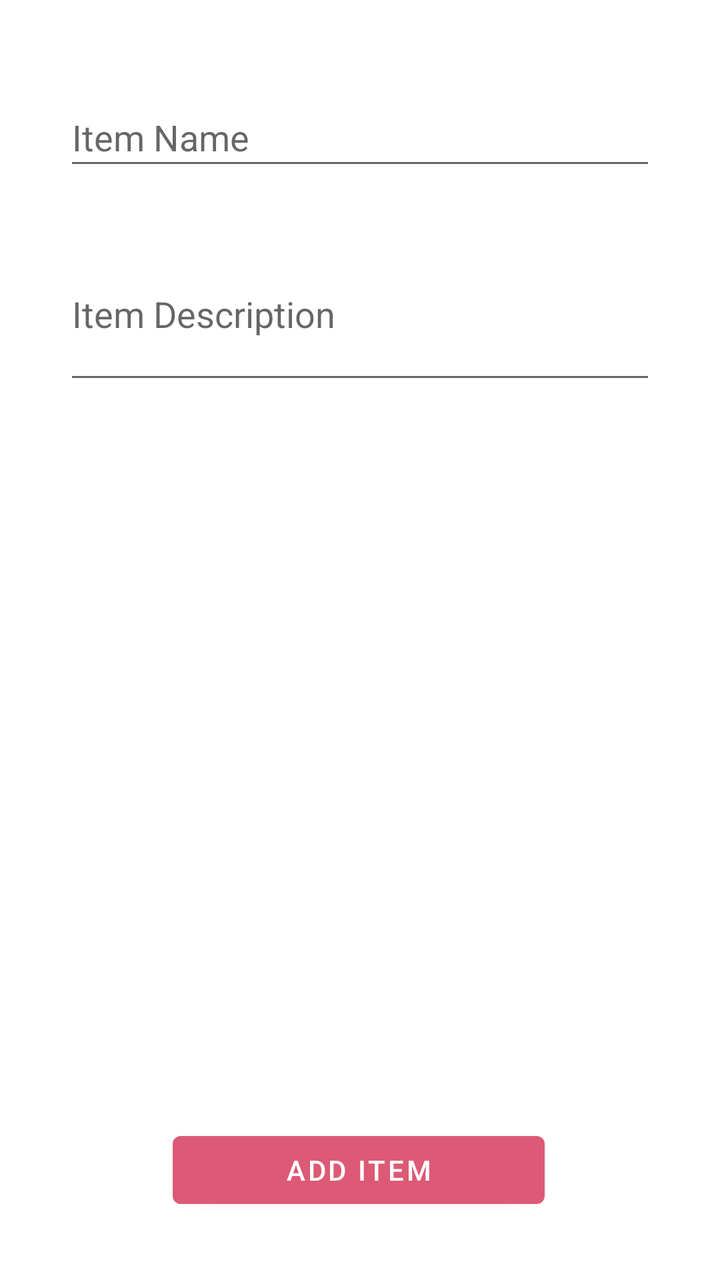
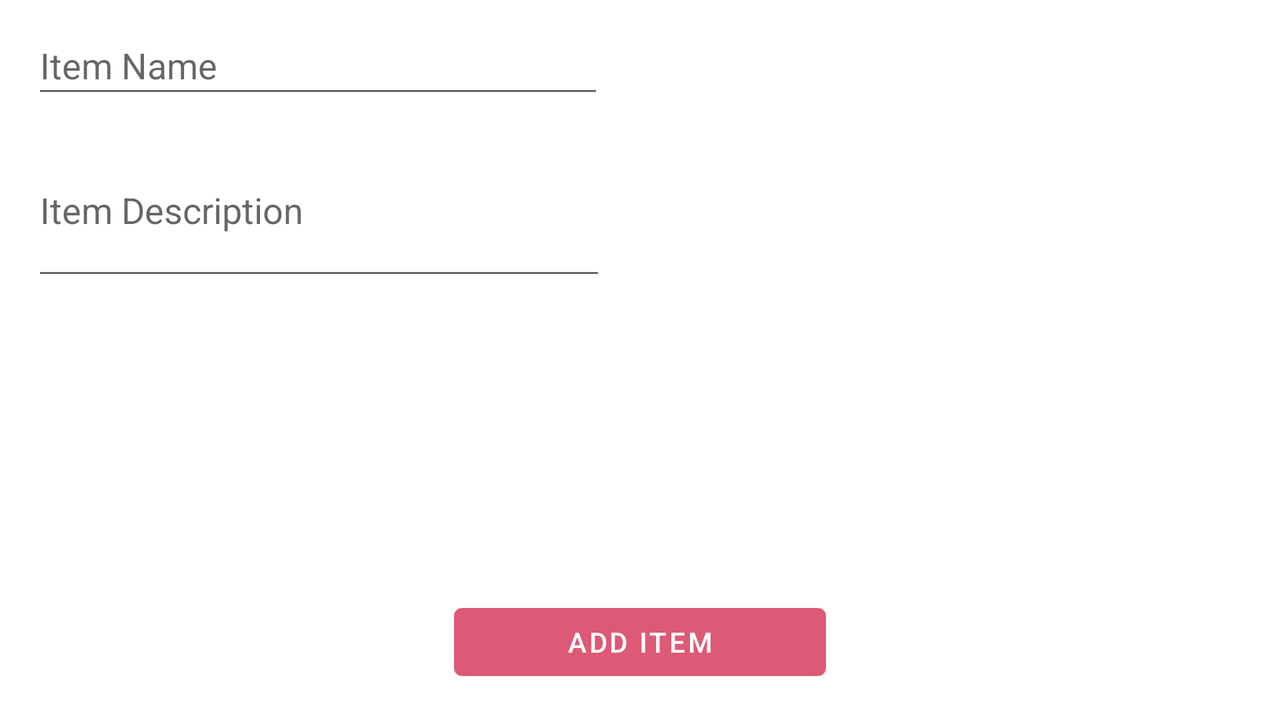

An Android layout and its configuration variant, each rendered on a device that would load it. The default file and the variant file are quoted in full after the pictures.
<!-- AndroidManifest.xml: application theme Theme.Swapsies -->
<!-- res/layout/fragment_additem.xml -->
<?xml version="1.0" encoding="utf-8"?>
<androidx.constraintlayout.widget.ConstraintLayout xmlns:android="http://schemas.android.com/apk/res/android"
    xmlns:app="http://schemas.android.com/apk/res-auto"
    xmlns:tools="http://schemas.android.com/tools"
    android:layout_width="match_parent"
    android:layout_height="match_parent"
    tools:context=".ui.additem.AddItemFragment">

    <EditText
        android:id="@+id/item_name_edit_text"
        android:layout_width="0dp"
        android:layout_height="46dp"
        android:layout_marginStart="32dp"
        android:layout_marginTop="44dp"
        android:layout_marginEnd="32dp"
        android:ems="10"
        android:hint="@string/item_name_et"
        android:inputType="textPersonName"
        android:maxLength="35"
        app:layout_constraintEnd_toEndOf="parent"
        app:layout_constraintStart_toStartOf="parent"
        app:layout_constraintTop_toTopOf="parent" />

    <EditText
        android:id="@+id/item_description_edit_text"
        android:layout_width="0dp"
        android:layout_height="83dp"
        android:layout_marginStart="32dp"
        android:layout_marginTop="24dp"
        android:layout_marginEnd="32dp"
        android:ems="10"
        android:hint="@string/item_desc_et"
        android:inputType="textMultiLine"
        android:maxLength="120"
        app:layout_constraintEnd_toEndOf="parent"
        app:layout_constraintStart_toStartOf="parent"
        app:layout_constraintTop_toBottomOf="@+id/item_name_edit_text" />

    <Button
        android:id="@+id/add_item_button"
        android:layout_width="186dp"
        android:layout_height="46dp"
        android:layout_marginBottom="32dp"
        android:text="@string/add_item_btn"
        app:layout_constraintBottom_toBottomOf="parent"
        app:layout_constraintEnd_toEndOf="parent"
        app:layout_constraintHorizontal_bias="0.497"
        app:layout_constraintStart_toStartOf="parent" />

    <ImageView
        android:id="@+id/item_image_view"
        android:layout_width="0dp"
        android:layout_height="0dp"
        android:layout_marginStart="32dp"
        android:layout_marginTop="32dp"
        android:layout_marginEnd="32dp"
        android:layout_marginBottom="32dp"
        android:contentDescription="@string/click_to_add_image"
        android:src="@drawable/ic_baseline_add_a_photo_24"
        app:layout_constraintBottom_toTopOf="@+id/add_item_button"
        app:layout_constraintEnd_toEndOf="parent"
        app:layout_constraintStart_toStartOf="parent"
        app:layout_constraintTop_toBottomOf="@+id/item_description_edit_text" />


</androidx.constraintlayout.widget.ConstraintLayout>
<!-- resources referenced by this layout -->
<resources>
  <string name="add_item_btn">Add Item</string>
  <string name="click_to_add_image">Click to add image</string>
  <string name="item_desc_et">Item Description</string>
  <string name="item_name_et">Item Name</string>
  <style name="Theme.Swapsies" parent="Theme.MaterialComponents.DayNight.DarkActionBar">
          
          <item name="colorPrimary">@color/swapsies_pink</item>
          <item name="colorPrimaryVariant">@color/purple_700</item>
          <item name="colorOnPrimary">@color/white</item>
          
          <item name="colorSecondary">@color/swapsies_pink</item>
          <item name="colorSecondaryVariant">@color/swapsies_pink</item>
          <item name="colorOnSecondary">@color/black</item>
          
          <item name="android:statusBarColor" tools:targetApi="l">@color/swapsies_pink</item>
          
      </style>
  <color name="swapsies_pink">#dc5a75</color>
  <color name="purple_700">#FF3700B3</color>
  <color name="white">#FFFFFFFF</color>
  <color name="black">#FF000000</color>
</resources>
<!-- res/layout-land/fragment_additem.xml (the repository's variant of the layout above) -->
<!-- drawn on the phone turned sideways -->
<?xml version="1.0" encoding="utf-8"?>
<androidx.constraintlayout.widget.ConstraintLayout xmlns:android="http://schemas.android.com/apk/res/android"
    xmlns:app="http://schemas.android.com/apk/res-auto"
    xmlns:tools="http://schemas.android.com/tools"
    android:layout_width="match_parent"
    android:layout_height="match_parent"
    tools:context=".ui.additem.AddItemFragment">

    <EditText
        android:id="@+id/item_name_edit_text"
        android:layout_width="286dp"
        android:layout_height="46dp"
        android:layout_marginStart="16dp"
        android:layout_marginTop="8dp"
        android:ems="10"
        android:hint="@string/item_name_et"
        android:inputType="textPersonName"
        android:maxLength="35"
        app:layout_constraintStart_toStartOf="parent"
        app:layout_constraintTop_toTopOf="parent" />

    <EditText
        android:id="@+id/item_description_edit_text"
        android:layout_width="287dp"
        android:layout_height="83dp"
        android:layout_marginStart="16dp"
        android:layout_marginTop="8dp"
        android:ems="10"
        android:hint="@string/item_desc_et"
        android:inputType="textMultiLine"
        android:maxLength="120"
        app:layout_constraintStart_toStartOf="parent"
        app:layout_constraintTop_toBottomOf="@+id/item_name_edit_text" />

    <Button
        android:id="@+id/add_item_button"
        android:layout_width="186dp"
        android:layout_height="46dp"
        android:layout_marginBottom="16dp"
        android:text="@string/add_item_btn"
        app:layout_constraintBottom_toBottomOf="parent"
        app:layout_constraintEnd_toEndOf="parent"
        app:layout_constraintStart_toStartOf="parent" />

    <ImageView
        android:id="@+id/item_image_view"
        android:layout_width="287dp"
        android:layout_height="195dp"
        android:layout_marginEnd="16dp"
        android:contentDescription="@string/click_to_add_image"
        android:src="@drawable/ic_baseline_add_a_photo_24"
        app:layout_constraintEnd_toEndOf="parent"
        app:layout_constraintTop_toTopOf="parent" />


</androidx.constraintlayout.widget.ConstraintLayout>
